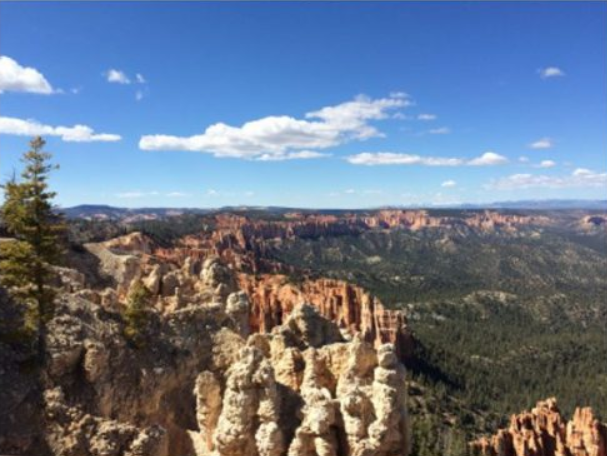
#> input picture step_5/step3_panorama_stitching/src/image1.png, 607 x 456 px
$ python -i panorama.py   (imports and definitions only)
#> lines starting #> are read from the running program, lines starting #| are printed output that depends on the picture
"""
Step #1: Detect keypoints (DoG, Harris, etc.) and extract local invariant descriptors (SIFT, SURF, etc.) from the two input images.
Step #2: Match the descriptors between the two images.
Step #3: Use the RANSAC algorithm to estimate a homography matrix using our matched feature vectors.
Step #4: Apply a warping transformation using the homography matrix obtained from Step #3.

Adım #1: Anahtar noktaları (DoG, Harris, vb.) tespit edin ve iki giriş görüntüsünden yerel değişmez tanımlayıcıları (SIFT, SURF, vb.) çıkaralım.
Adım #2: İki resim arasındaki tanımlayıcıları eşleştirelim.
Adım #3: Eşleştirilmiş öznitelik vektörlerimizi kullanarak bir homografi matrisini tahmin etmek için RANSAC algoritmasını kullanalım.
Adım #4: Adım #3'ten elde edilen homografi matrisini kullanarak bir çarpıtma dönüşümü uygulayalım.

"""
# import the necessary packages
import numpy as np
import imutils
import cv2

class Stitcher:
	def __init__(self):
		# determine if we are using OpenCV v3.X
		self.isv3 = imutils.is_cv3(or_better=True)

	def stitch(self, images, ratio=0.75, reprojThresh=4.0,
		showMatches=False):
		"""
	    İsteğe bağlı olarak, özellikleri eşleştirirken David Lowe'un oran testi için kullanılan oran, RANSAC algoritmasının izin verdiği maksimum piksel "hareket alanı" olan reprojThresh ve son olarak bir boolean olan showMatches'ı sağlayabiliriz. anahtar nokta eşleşmelerinin görselleştirilmesinin gerekip gerekmediğini belirtmek için kullanılır.
	    """
		# unpack the images, then detect keypoints and extract
		# local invariant descriptors from them
		(imageB, imageA) = images # görüntülerin soldan sağa sıralanmasını bekliyoruz.
		# Bu sırayla sağlanmazsa kodumuz çalışmaya devam eder,
        # ancak çıktı panoramamaız yalnızca bir görüntü içerir.
		(kpsA, featuresA) = self.detectAndDescribe(imageA) # görüntü A'dan anahtar noktaları ve özellikleri çıkarırız.
		(kpsB, featuresB) = self.detectAndDescribe(imageB) # görüntü B'den anahtar noktaları ve özellikleri çıkarırız.

		# match features between the two images
		M = self.matchKeypoints(kpsA, kpsB,
			featuresA, featuresB, ratio, reprojThresh) # iki görüntü arasındaki özellikleri eşleştiririz.

		# if the match is None, then there aren't enough matched
		# keypoints to create a panorama
		if M is None: # eşleşme yoksa, o zaman bir panoramik oluşturmak için yeterli eşleşen anahtar nokta yoktur.
			return None

		# otherwise, apply a perspective warp to stitch the images
		# together
		(matches, H, status) = M # eşleşmeler, H ve durum değişkenlerini çıkarırız.
		# H, görüntü A'yı görüntü B'ye kaydırmak için kullanılan homografi matrisidir.
        # status, eşleşmelerin başarılı olup olmadığını belirtir.
		"""
		M değeri None olmadığı sürece, 47. satırda demetin içeriğini açarız, bize bir anahtar nokta eşleme listesi, RANSAC algoritmasından türetilmiş homografi matrisi H ve son olarak, RANSAC kullanılarak başarılı bir şekilde mekânsal olarak doğrulanan anahtar noktalarının hangileri olduğunu gösteren bir dizin listesi olan "status"ı elde ederiz.
		"""

		"""
		Homografi matrisi H'ye sahip olduğumuza göre, şimdi iki görüntüyü bir araya getirmeye hazırız. İlk olarak, cv2.warpPerspective işlevini üç argümanla çağırıyoruz: dönüştürmek istediğimiz görüntü (bu durumda sağdaki görüntü), 3 x 3 dönüşüm matrisi (H) ve son olarak çıktı görüntüsünün şekli. Çıktı görüntüsünün şeklini, her iki görüntünün genişliklerinin toplamını alarak ve ardından ikinci görüntünün yüksekliğini kullanarak elde ederiz.
		"""
		result = cv2.warpPerspective(imageA, H,
			(imageA.shape[1] + imageB.shape[1], imageA.shape[0]))
		result[0:imageB.shape[0], 0:imageB.shape[1]] = imageB

		# check to see if the keypoint matches should be visualized
		if showMatches: # anahtar nokta eşleşmelerinin görselleştirilmesi gerekip gerekmediğini kontrol ederiz.
			vis = self.drawMatches(imageA, imageB, kpsA, kpsB, matches,
				status) # anahtar nokta eşleşmelerini görselleştiririz.

			# return a tuple of the stitched image and the
			# visualization
			return (result, vis) # dikilmiş(stitch) görüntü ve görselleştirme demetini döndürürüz.

		# return the stitched image
		return result


	# [78 lines left out: functions detectAndDescribe, matchKeypoints, not called in this run]

	"""
	Son olarak, Stitcher yöntemimizdeki son yöntem olan drawMatches, iki resim arasındaki anahtar nokta eşleşmelerini görselleştirmek için kullanılır:
	"""
	# [23 lines left out: function drawMatches, not called in this run]


>>> import cv2
>>> picture = cv2.imread('src/image1.png', cv2.IMREAD_GRAYSCALE)
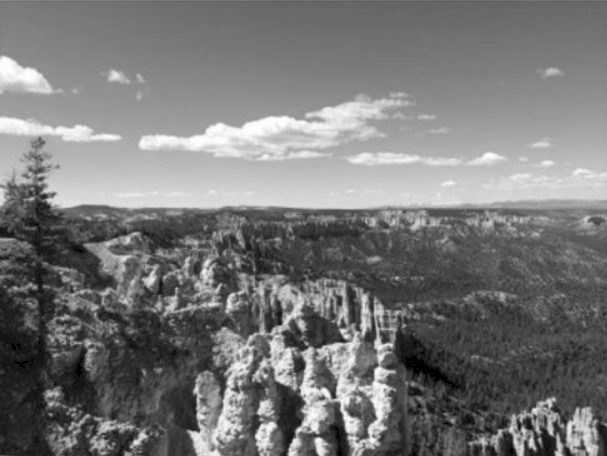
#> picture: shape (456, 607); min 0, max 255, mean 119.1
>>> result = Stitcher().stitch(picture)
#> (the run stopped early here; a loop or call above may not have finished)

$ run again, on step_5/step3_panorama_stitching/src/image2.png
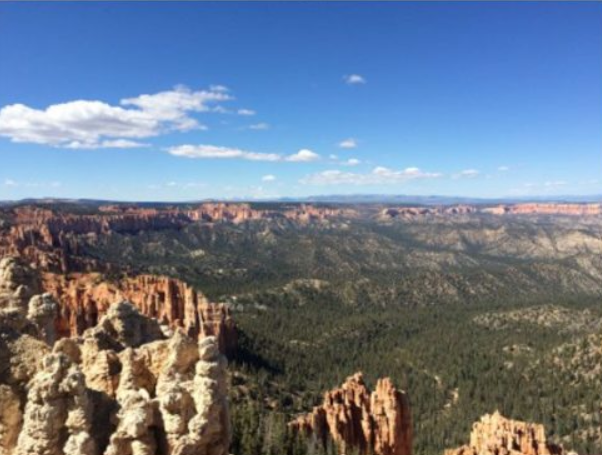
#> input picture step_5/step3_panorama_stitching/src/image2.png, 602 x 455 px
#> `picture = cv2.imread('src/image1.png', cv2.IMREAD_GRAYSCALE)`:
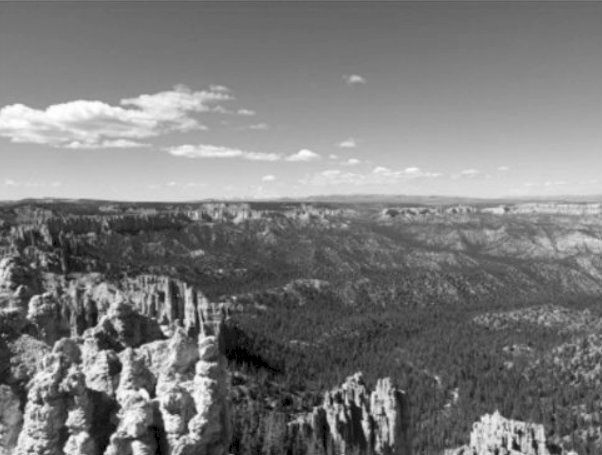
#> picture: shape (455, 602); min 0, max 255, mean 123.3
